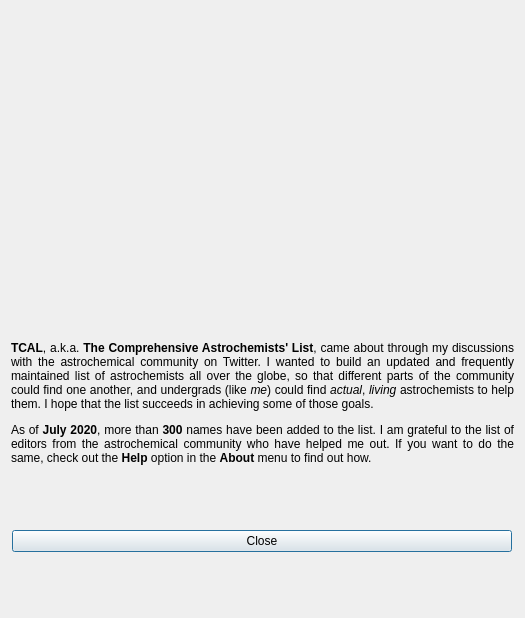
<?xml version="1.0" encoding="UTF-8"?>
<ui version="4.0">
 <class>WhatDialog</class>
 <widget class="QDialog" name="WhatDialog">
  <property name="geometry">
   <rect>
    <x>0</x>
    <y>0</y>
    <width>525</width>
    <height>618</height>
   </rect>
  </property>
  <property name="sizePolicy">
   <sizepolicy hsizetype="MinimumExpanding" vsizetype="MinimumExpanding">
    <horstretch>0</horstretch>
    <verstretch>0</verstretch>
   </sizepolicy>
  </property>
  <property name="minimumSize">
   <size>
    <width>525</width>
    <height>618</height>
   </size>
  </property>
  <property name="windowTitle">
   <string>About TCAL</string>
  </property>
  <property name="sizeGripEnabled">
   <bool>false</bool>
  </property>
  <property name="modal">
   <bool>false</bool>
  </property>
  <layout class="QVBoxLayout" name="verticalLayout_2">
   <item>
    <layout class="QVBoxLayout" name="verticalLayout">
     <property name="sizeConstraint">
      <enum>QLayout::SetDefaultConstraint</enum>
     </property>
     <item>
      <layout class="QHBoxLayout" name="horizontalLayout">
       <item>
        <spacer name="horizontalSpacer1">
         <property name="orientation">
          <enum>Qt::Horizontal</enum>
         </property>
         <property name="sizeType">
          <enum>QSizePolicy::Fixed</enum>
         </property>
         <property name="sizeHint" stdset="0">
          <size>
           <width>115</width>
           <height>270</height>
          </size>
         </property>
        </spacer>
       </item>
       <item>
        <widget class="QLabel" name="imglabel">
         <property name="sizePolicy">
          <sizepolicy hsizetype="Fixed" vsizetype="Fixed">
           <horstretch>0</horstretch>
           <verstretch>0</verstretch>
          </sizepolicy>
         </property>
         <property name="minimumSize">
          <size>
           <width>270</width>
           <height>270</height>
          </size>
         </property>
         <property name="maximumSize">
          <size>
           <width>270</width>
           <height>270</height>
          </size>
         </property>
         <property name="text">
          <string/>
         </property>
        </widget>
       </item>
       <item>
        <spacer name="horizontalSpacer2">
         <property name="orientation">
          <enum>Qt::Horizontal</enum>
         </property>
         <property name="sizeType">
          <enum>QSizePolicy::Fixed</enum>
         </property>
         <property name="sizeHint" stdset="0">
          <size>
           <width>115</width>
           <height>270</height>
          </size>
         </property>
        </spacer>
       </item>
      </layout>
     </item>
     <item>
      <spacer name="verticalSpacer">
       <property name="orientation">
        <enum>Qt::Vertical</enum>
       </property>
       <property name="sizeType">
        <enum>QSizePolicy::Fixed</enum>
       </property>
       <property name="sizeHint" stdset="0">
        <size>
         <width>488</width>
         <height>50</height>
        </size>
       </property>
      </spacer>
     </item>
     <item>
      <widget class="QLabel" name="label">
       <property name="sizePolicy">
        <sizepolicy hsizetype="Minimum" vsizetype="Minimum">
         <horstretch>0</horstretch>
         <verstretch>0</verstretch>
        </sizepolicy>
       </property>
       <property name="text">
        <string>&lt;html&gt;&lt;head/&gt;&lt;body&gt;&lt;p&gt;&lt;span style=&quot; font-weight:600;&quot;&gt;TCAL&lt;/span&gt;, a.k.a. &lt;span style=&quot; font-weight:600;&quot;&gt;The Comprehensive Astrochemists' List&lt;/span&gt;, came about through my discussions with the astrochemical community on Twitter. I wanted to build an updated and frequently maintained list of astrochemists all over the globe, so that different parts of the community could find one another, and undergrads (like &lt;span style=&quot; font-style:italic;&quot;&gt;me&lt;/span&gt;) could find &lt;span style=&quot; font-style:italic;&quot;&gt;actual&lt;/span&gt;, &lt;span style=&quot; font-style:italic;&quot;&gt;living&lt;/span&gt; astrochemists to help them. I hope that the list succeeds in achieving some of those goals. &lt;/p&gt;&lt;p&gt;As of &lt;span style=&quot; font-weight:600;&quot;&gt;July 2020&lt;/span&gt;, more than &lt;span style=&quot; font-weight:600;&quot;&gt;300&lt;/span&gt; names have been added to the list. I am grateful to the list of editors from the astrochemical community who have helped me out. If you want to do the same, check out the &lt;span style=&quot; font-weight:600;&quot;&gt;Help&lt;/span&gt; option in the &lt;span style=&quot; font-weight:600;&quot;&gt;About&lt;/span&gt; menu to find out how.&lt;/p&gt;&lt;/body&gt;&lt;/html&gt;</string>
       </property>
       <property name="alignment">
        <set>Qt::AlignJustify|Qt::AlignVCenter</set>
       </property>
       <property name="wordWrap">
        <bool>true</bool>
       </property>
      </widget>
     </item>
     <item alignment="Qt::AlignHCenter|Qt::AlignVCenter">
      <widget class="QDialogButtonBox" name="buttonBox">
       <property name="sizePolicy">
        <sizepolicy hsizetype="Expanding" vsizetype="Expanding">
         <horstretch>0</horstretch>
         <verstretch>0</verstretch>
        </sizepolicy>
       </property>
       <property name="minimumSize">
        <size>
         <width>500</width>
         <height>30</height>
        </size>
       </property>
       <property name="orientation">
        <enum>Qt::Vertical</enum>
       </property>
       <property name="standardButtons">
        <set>QDialogButtonBox::Close</set>
       </property>
       <property name="centerButtons">
        <bool>true</bool>
       </property>
      </widget>
     </item>
    </layout>
   </item>
  </layout>
 </widget>
 <resources/>
 <connections>
  <connection>
   <sender>buttonBox</sender>
   <signal>accepted()</signal>
   <receiver>WhatDialog</receiver>
   <slot>accept()</slot>
   <hints>
    <hint type="sourcelabel">
     <x>248</x>
     <y>254</y>
    </hint>
    <hint type="destinationlabel">
     <x>157</x>
     <y>274</y>
    </hint>
   </hints>
  </connection>
  <connection>
   <sender>buttonBox</sender>
   <signal>rejected()</signal>
   <receiver>WhatDialog</receiver>
   <slot>reject()</slot>
   <hints>
    <hint type="sourcelabel">
     <x>316</x>
     <y>260</y>
    </hint>
    <hint type="destinationlabel">
     <x>286</x>
     <y>274</y>
    </hint>
   </hints>
  </connection>
 </connections>
</ui>
